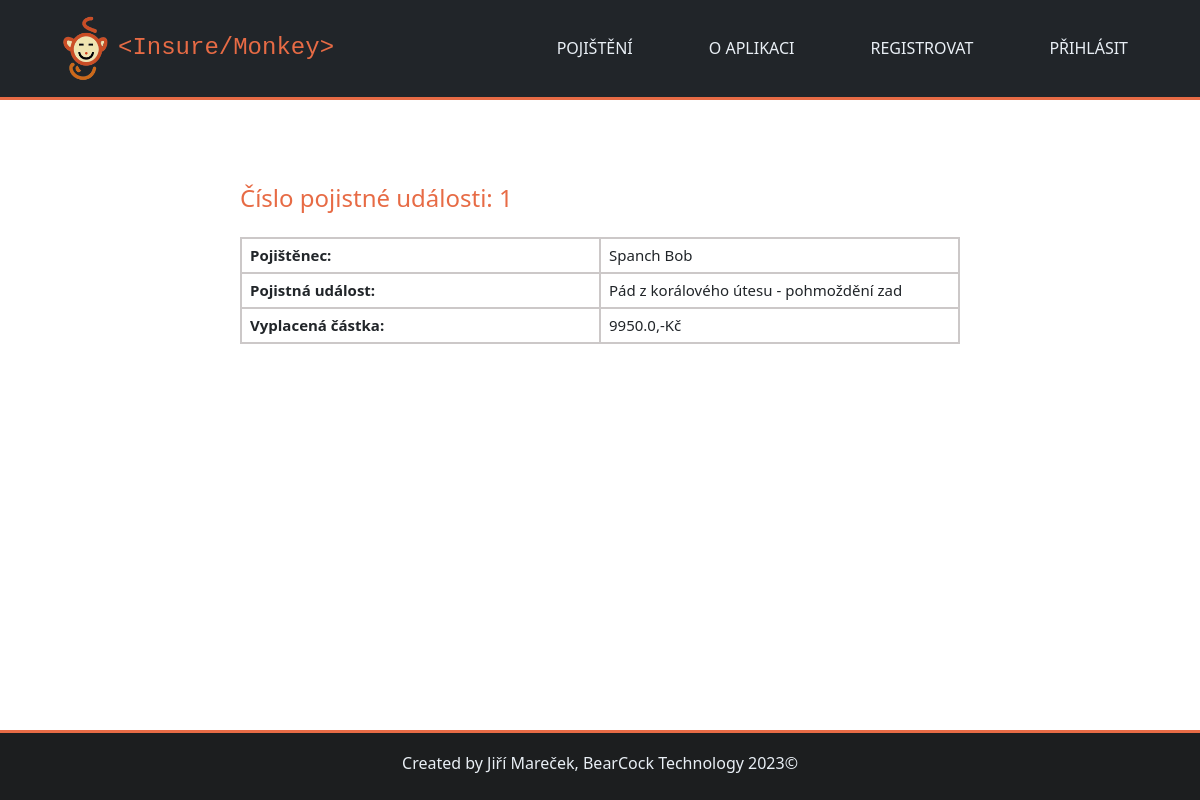
The page /insuremonkey/1/pojistna_udalost_detail/ on the database its author committed.
### insuremonkey/models.py (models this page shows, shortened)
class PojistnaUdalost(models.Model):
    pojistenec = models.ForeignKey(Pojistenec, on_delete=models.CASCADE, verbose_name="Pojištěnec")
    cislo_pojistne_udalosti = models.AutoField(primary_key=True, verbose_name="Číslo pojistné události")
    pojistna_udalost = models.CharField(max_length=300, verbose_name="Pojistná událost")
    vyplacena_castka = models.FloatField(default=0, verbose_name="Vyplacená částka")
    class Meta:
        verbose_name = "Pojistná událost"
        verbose_name_plural = "Pojistné události"

class Pojistenec(models.Model):
    jmeno = models.CharField(max_length=20, verbose_name="Jméno")
    prijmeni = models.CharField(max_length=50, verbose_name="Příjmení")
    email = models.CharField(max_length=50, verbose_name="E-mail")
    telefon = models.IntegerField(default=0, verbose_name="Telefon")
    ulice = models.CharField(max_length=100, verbose_name="Ulice a číslo popisné")
    mesto = models.CharField(max_length=50, verbose_name="Město")
    psc = models.IntegerField(default=0, verbose_name="PSČ")
    def __init__(self, *args, **kwargs):
        super(Pojistenec, self).__init__(*args, **kwargs)
    class Meta:
        verbose_name = "Pojištěnec"
        verbose_name_plural = "Pojištěnci"

### insuremonkey/views.py (the view, shortened to what this page needs)
# urls.py: path("<int:pk>/pojistna_udalost_detail/", views.PojistnaUdalostActualView.as_view(), name="pojistna_udalost_detail"),
class PojistnaUdalostActualView(generic.DetailView):
    model = PojistnaUdalost
    template_name= "insuremonkey/pojistna_udalost_detail.html"
    def get(self, request, pk):
        try:
            pojistna_udalost = self.get_object()
        except:
            return redirect ("pojistne_udalosti")
        return render(request, self.template_name, {"pojistnaudalost":  pojistna_udalost})

### insuremonkey/templates/insuremonkey/pojistna_udalost_detail.html (shortened to what this page needs)
{% extends "base.html" %}
{% block content %}
<h4 class="barevny_text mx-centre">Číslo pojistné události: {{pojistnaudalost.cislo_pojistne_udalosti }}</h4>
<br>
<table class="table">
  <tr>
    <td><strong>Pojištěnec:</td></strong>
    <td>{{pojistnaudalost.pojistenec.jmeno}} {{pojistnaudalost.pojistenec.prijmeni}}</td>
  </tr>
  <tr>
    <td><strong>Pojistná událost:</td></strong>
    <td>{{pojistnaudalost.pojistna_udalost}}</td>
  </tr>
  <tr>
    <td><strong>Vyplacená částka:</td></strong>
    <td>{{pojistnaudalost.vyplacena_castka}},-Kč</td>
  </tr>
</table>
{% endblock %}

### insuremonkey/static/css/style.css (style rules this page uses)
body { font: 15px; background: #f9f9f9; box-sizing: border-box; color: #414042; display: flex; flex-direction: column; box-sizing: border-box; margin: 0; padding: 80px 0 0 0; min-width: min-content; min-height: 100vh; }
.table td, .table th, .table tr { border: 2px solid rgb(204, 200, 200); font-size: 15px; line-height: 17px; vertical-align: middle; }
.table { table-layout: fixed; border-collapse: collapse; }
.barevny_text { color: rgb(231, 107, 69); margin-bottom: 0; }

### rows shown on the page
PojistnaUdalost: cislo_pojistne_udalosti "1", pojistenec.jmeno "Spanch", pojistenec.prijmeni "Bob", pojistna_udalost "Pád z korálového útesu - pohmoždění zad", vyplacena_castka "9950.0"
